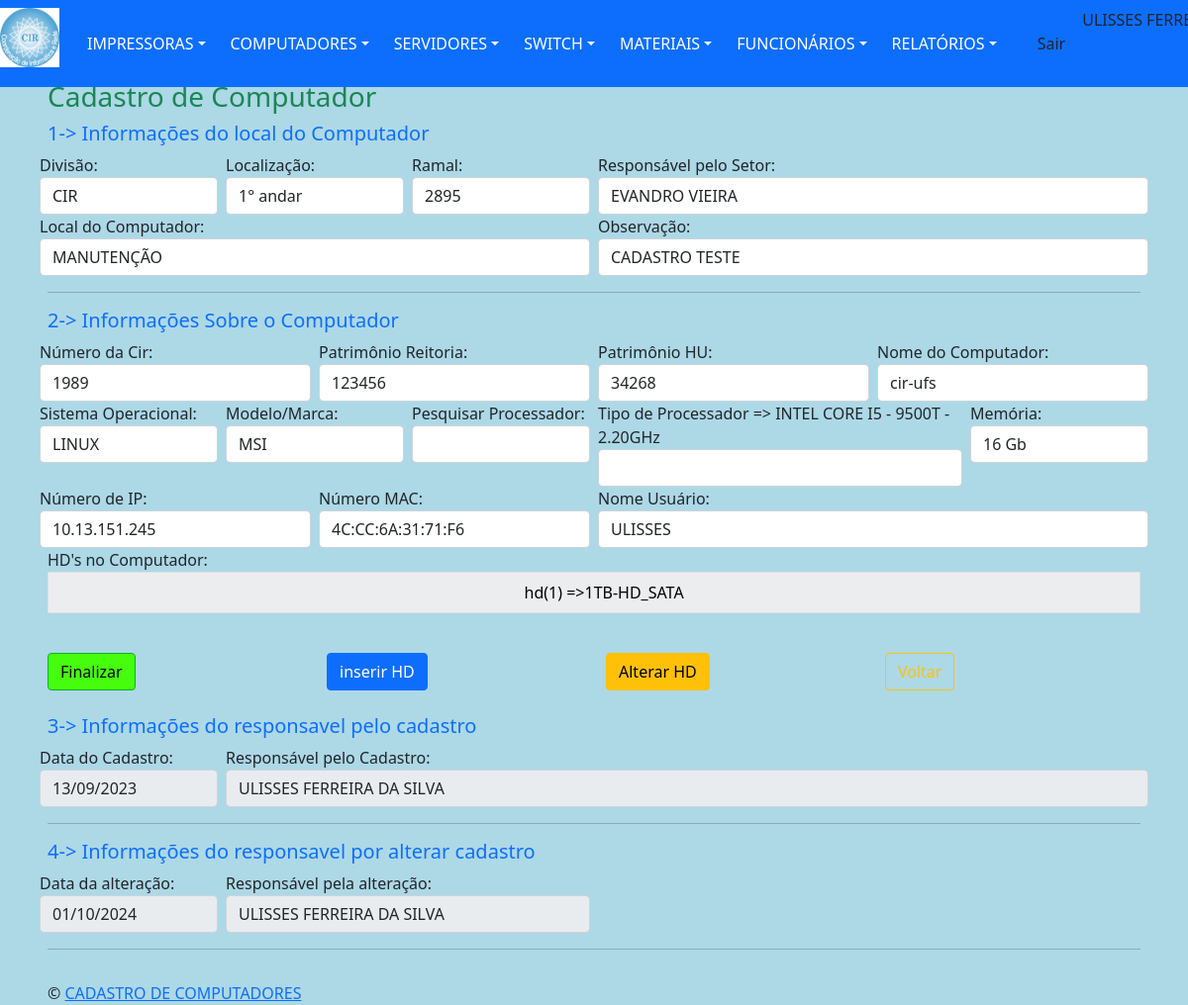
The app's page /views/computadorAlterar.php?action=1&id=1 (signed in) with its own data.
### tables this page shows
CREATE TABLE `divisao` (
  `idDivisao` int(11) NOT NULL,
  `divisao` varchar(10) DEFAULT NULL
);

CREATE TABLE `setor` (
  `idSetor` int(11) NOT NULL,
  `idDivisao` int(11) DEFAULT NULL,
  `localizacao` varchar(10) DEFAULT NULL,
  `ramal` varchar(4) DEFAULT NULL,
  `respSetor` varchar(30) DEFAULT NULL,
  `nomeLocal` varchar(150) DEFAULT NULL
);

CREATE TABLE `computador` (
  `idComputador` int(11) NOT NULL,
  `numCir` int(6) DEFAULT NULL,
  `numPatrimonio` int(11) DEFAULT NULL,
  `numPatReitoria` int(11) DEFAULT NULL,
  `nomeComputador` varchar(20) DEFAULT NULL,
  `dataCadastro` date DEFAULT NULL,
  `respCadastro` varchar(30) DEFAULT NULL,
  `dataAltCadastro` date DEFAULT NULL,
  `respAltCadastro` varchar(30) DEFAULT NULL,
  `sistemaOpera` varchar(21) DEFAULT NULL,
  `modelMaquina` varchar(50) DEFAULT NULL,
  `memoria` varchar(10) DEFAULT NULL,
  `numIp` varchar(15) DEFAULT NULL,
  `numMac` varchar(17) DEFAULT NULL,
  `tipoHD` varchar(255) DEFAULT NULL,
  `nomeUsuario` varchar(50) DEFAULT NULL,
  `statusComp` varchar(7) DEFAULT NULL,
  `obs` varchar(255) DEFAULT NULL,
  `idFuncionario` int(11) DEFAULT NULL,
  `idSetor` int(11) DEFAULT NULL,
  `idTipoProcessador` int(11) DEFAULT NULL
);

CREATE TABLE `tipoProcessadores` (
  `idTipoProcessador` int(11) NOT NULL,
  `descricao` varchar(255) DEFAULT NULL,
  `statusTipo` varchar(8) DEFAULT NULL
);

CREATE TABLE `hdTipos` (
  `id` int(11) NOT NULL,
  `descricao` varchar(255) DEFAULT NULL
);

### views/computadorAlterar.php (the view, shortened to what the rows shown need)
<?php
    include "../template/menuPrincipal.php";
    require_once '../controllers/computadorBuscar.php';
?>
        <nav class="navbar navbar-dark">
            <div class="line col-md-12 p-5 position-absolute start-5 top-0 bottom-50 end-250">
                <div class="panel-content">
                    <div class="col-md-12">
                        <form name="cadastro" id="cadastro" method="post" action="../controllers/computadorAlterar.php">
                            <fieldset>
                                <div class="row">
                                    <div class="col px-md-1 col-md-2">
                                        <label for="inputSuccess" class="control-label">Divisão:</label>
                                        <select class="form-control"  name="localComputador[]">
                                            <option value="<?php echo $idDivisao;
                                                            $_SESSION['antDivisao'] = $idDivisao; ?>"> <?php echo $nomeDivisao; ?></option>
                                            <?php
                                            include_once "../dao/DAO-controleCir.php";
                                            ?>
                                        </select>
                                    </div>
                                    <div class="col px-md-1 col-md-2">
                                        <label for="inputSuccess" class="control-label">Localização:</label>
                                        <select class="form-control"  name="localComputador[]">
                                            <option><?= $localizacao;
                                                    $_SESSION['antLocalizacao'] = $localizacao ?></option>
                                        </select>
                                    </div>
                                    <div class="col px-md-1 col-md-2">
                                        <label for="inputSuccess" class="control-label">Ramal:</label>
                                        <input type="text" class="form-control"  name="localComputador[]" value="<?= $ramal; $_SESSION['antRamal']=$ramal; ?> " >
                                    </div>
                                    <div class="col px-md-1 col-md-6">
                                        <label for="inputSuccess" class="control-label">Responsável pelo Setor:</label>
                                        <input type="text" class="form-control"  name="localComputador[]" value="<?= $respSetor ; $_SESSION['antRespSetor']=$respSetor; ?>" >
                                    </div>
                                </div>
                                <div class="row">
                                    <div class="col px-md-1 col-md-6">
                                        <label for="inputSuccess" class="control-label">Local do Computador:</label>
                                        <input type="text" class="form-control"  name="localComputador1" id="localComputador1" value="<?= $nomeLocal ; $_SESSION['antNomeLocal']=$nomeLocal; ?>" >
                                    </div>
                                    <div class="col px-md-1 col-md-6">
                                        <label for="inputSuccess" class="control-label">Observação:</label>
                                        <input type="text" class="form-control"  name="dadosComputador[]" value="<?= $obs ; $_SESSION['antObs']=$obs; ?>" >
                                    </div>
                                </div>
                                <div class="row">
                                    <div class="col px-md-1 col-md-3">
                                        <label for="inputSuccess" class="control-label" >Número da Cir:</label>
                                        <input type="text" class="form-control" name = "numCir" id = "numCir" pattern="[0-9]+$" oninvalid="setCustomValidity('Somente Numeros!')"
                                        onchange="try{setCustomValidity('')}catch(e){}"  value="<?= $numCir ; $_SESSION['antNumCir']=$numCir; ?>" >
                                    </div>
                                    <div class="col px-md-1 col-md-3">
                                        <label for="inputSuccess" class="control-label">Patrimônio Reitoria:</label>
                                        <input type="text" class="form-control"  name="dadosComputador[]" pattern="[0-9]+$" oninvalid="setCustomValidity('Somente Numeros!')"
                                        onchange="try{setCustomValidity('')}catch(e){}"  value="<?= $numPatReitoria ; $_SESSION['antNumPatReitoria']=$numPatReitoria; ?>" >
                                    </div>
                                    <div class="col px-md-1 col-md-3">
                                        <label for="inputSuccess" class="control-label">Patrimônio HU:</label>
                                        <input type="text" class="form-control"  name="dadosComputador[]" pattern="[0-9]+$" oninvalid="setCustomValidity('Somente Numeros!')"
                                        onchange="try{setCustomValidity('')}catch(e){}" value="<?= $numPatrimonio ; $_SESSION['antNumPatrimonio']=$numPatrimonio; ?>" >
                                    </div>
                                    <div class="col px-md-1 col-md-3">
                                        <label for="inputSuccess" class="control-label">Nome do Computador:</label>
                                        <input type="text" class="form-control"  id = "nomeCir" name = "nomeCir" value="<?= $nomeComputador ; $_SESSION['antNomeComputador']=$nomeComputador; ?>" >
                                    </div>
                                </div>
                                <div class="row">
                                    <div class="col px-md-1 col-md-2">
                                        <label for="inputSuccess" class="control-label">Sistema Operacional:</label>
                                        <select class="form-control" name="dadosComputador[]">
                                            <option><?= $sistemaOpera;
                                                    $_SESSION['antSistemaOpera'] = $sistemaOpera ?></option>
                                        </select>
                                    </div>
                                    <div class="col px-md-1 col-md-2">
                                        <label for="inputSuccess" class="control-label">Modelo/Marca:</label>
                                       <input type="text" class="form-control"  name="modelo" value="<?= $modelMaquina ; $_SESSION['antModelMaquina']=$modelMaquina; ?>" >
                                    </div>
                                    <div class="col px-md-1 col-md-4">
                                        <label for="inputSuccess" class="control-label">Tipo de Processador => <?= $desProcessador ; $_SESSION['antIdTipoProcessador']=$idTipoProcessador; ?></label>
                                        <select class="form-control" name="listaProcessador" id="listaProcessador" onclick="if( $('#listaProcessador').html() == '' ){ alert('Tipo de Processador Não encontrado.\n Comunique ao Administrador do Sistema.');}"></select>
                                    </div>
                                    <div class="col px-md-1 col-md-2">
                                        <label for="inputSuccess" class="control-label">Memória:</label>
                                        <select class="form-control" name="dadosComputador[]">
                                            <option><?= $memoria;
                                                    $_SESSION['antMemoria'] = $memoria ?></option>
                                        </select>
                                    </div>
                                </div>
                                <div class="row">
                                    <div class="col px-md-1 col-md-3">
                                        <label for="inputSuccess" class="control-label">Número de IP:</label>
                                        <input type="text" class="form-control"  name="dadosComputador[]" pattern="((^|\.)((25[0-5])|(2[0-4]\d)|(1\d\d)|([1-9]?\d))){4}$"
                                        placeholder="000.000.000.000" oninvalid="setCustomValidity('Endereco ip invalido!')" onchange="try{setCustomValidity('')}catch(e){}"
                                        value="<?= $numIp ; $_SESSION['antNumIp']=$numIp; ?>" >
                                    </div>
                                    <div class="col px-md-1 col-md-3">
                                        <label for="inputSuccess" class="control-label">Número MAC:</label>
                                        <input type="text" class="form-control" name="numMac" id="numMac" maxlength="17" OnKeyPress="formatar('##:##:##:##:##:##', this)"
                                        pattern="([a-fA-F0-9]{2}[:]){5}([a-fA-F0-9]{2})$" oninvalid="setCustomValidity('Numero Mac inválido!')"
                                        onchange="try{setCustomValidity('')}catch(e){}" value="<?= $numMac ; $_SESSION['antNumMac']=$numMac; ?>" >
                                    </div>
                                    <div class="col px-md-1 col-md-6">
                                        <label for="inputSuccess" class="control-label">Nome Usuário:</label> <br>
                                        <input type="text" class="form-control"  name="nomeUsuario" value="<?= $nomeUsuario ; $_SESSION['antNomeUsuario']=$nomeUsuario; ?>" >
                                    </div>
                                </div>
                                <div class="row">
                                    <div class="col-md-12">
                                        <table class="table table-striped table-bordered table-condensed table-hover table-light">
                                            <tbody>
                                                <td class="align-left">
                                                    <?php
                                                        $t = sizeof($tipoHD);
                                                        $nomeTabela = "hdTipos";
                                                        $tipoOpcao = "id";
                                                        for ($i = 0; $i < $t; $i++)
                                                            {
                                                                $id = $tipoHD[$i];
                                                                $tipoHDDAO = new ControleCirDAO();
                                                                foreach ($tipoHDDAO->ListarOpcao($nomeTabela, $tipoOpcao, $id)as $resp)
                                                                    {
                                                                        $x = $i + 1;
                                                                        echo "&emsp; hd(" . $x .") =>" . $descricao = $resp->descricao;
                                                                    }
                                                            }
                                                    ?>
                                                </td>
                                            </tbody>
                                        </table>
                                    </div>
                                </div>
                                <div class="row">
                                    <div class="col px-md-1  col-md-2">
                                        <label for="inputSuccess" class="control-label">Data do Cadastro:</label>
                                        <input type="text" class="form-control" value="<?= $dataCadastro ; $_SESSION['dataCadastro']=$dataCadastro; ?>" disabled>
                                    </div>
                                    <div class="col px-md-1 col-md-10">
                                        <label for="inputSuccess" class="control-label">Responsável pelo Cadastro:</label>
                                        <input type="text" class="form-control" value="<?= $respCadastro; $_SESSION['respCadastro']=$respCadastro; ?>" disabled>
                                    </div>
                                </div>
                            </fieldset>
                        </form>
                    </div>
                </div>
            </div>
        </nav>
    </body>
</html>

### records on screen
divisao: divisao "CIR"
setor: localizacao "1° andar", ramal "2895", respSetor "EVANDRO VIEIRA", localComputador1 "MANUTENÇÃO"
computador: obs "CADASTRO TESTE", numCir "1989", numPatReitoria "123456", numPatrimonio "34268", nomeCir "cir-ufs", sistemaOpera "LINUX", modelo "MSI", memoria "16 Gb", numIp "10.13.151.245", numMac "4C:CC:6A:31:71:F6", nomeUsuario "ULISSES", dataCadastro "13/09/2023", respCadastro "ULISSES FERREIRA DA SILVA"
tipoprocessadores: descricao "INTEL CORE I5 - 9500T - 2.20GHz"
hdtipos: x "1", descricao "1TB-HD_SATA"

### other values on screen
$_SESSION["nomeFuncionario"] "ULISSES…"
